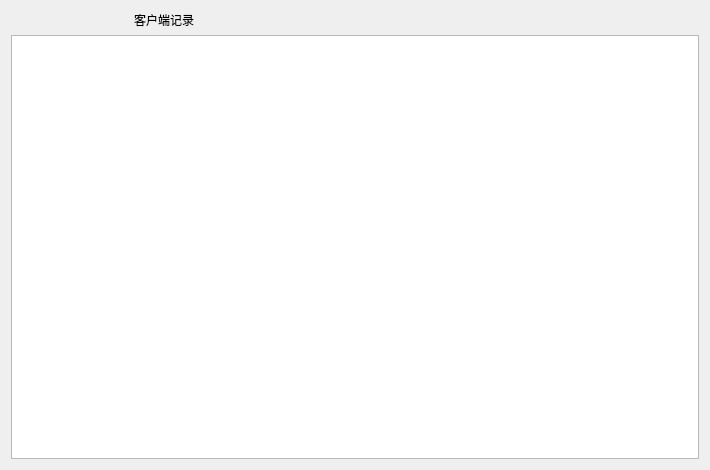
<?xml version="1.0" encoding="UTF-8"?>
<ui version="4.0">
 <class>ServerWidget</class>
 <widget class="QWidget" name="ServerWidget">
  <property name="geometry">
   <rect>
    <x>0</x>
    <y>0</y>
    <width>710</width>
    <height>470</height>
   </rect>
  </property>
  <property name="windowTitle">
   <string>ServerWidget</string>
  </property>
  <layout class="QGridLayout" name="gridLayout">
   <item row="2" column="0">
    <widget class="QLabel" name="label">
     <property name="text">
      <string>                                     客户端记录</string>
     </property>
    </widget>
   </item>
   <item row="3" column="0">
    <widget class="QTextEdit" name="Reader">
     <property name="readOnly">
      <bool>true</bool>
     </property>
    </widget>
   </item>
  </layout>
 </widget>
 <layoutdefault spacing="6" margin="11"/>
 <resources/>
 <connections/>
</ui>
